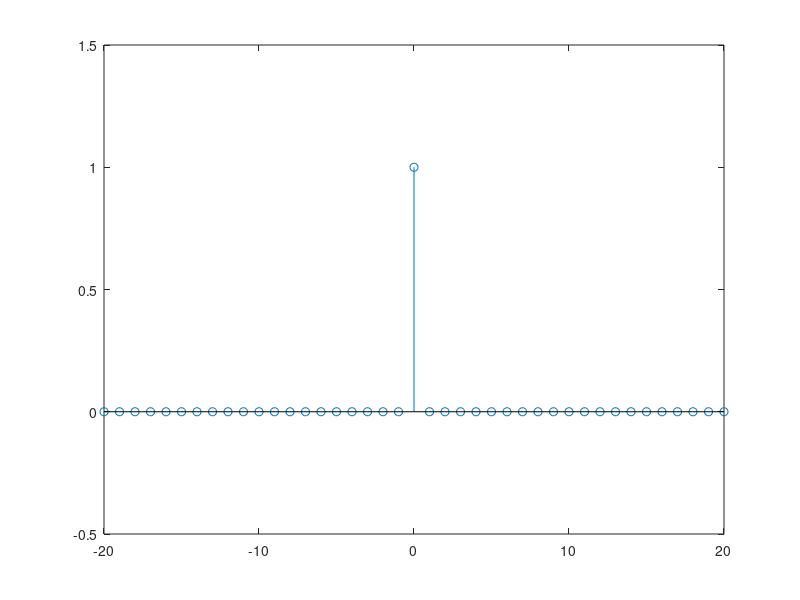

Recreate this plot in MATLAB.
%Unit Impulse Signal of Discrete time signal.

%Reference:
%Youtube: https://www.youtube.com/watch?v=s_9z4Yx3Pd8
%Youtube: https://www.youtube.com/watch?v=B-dHgVoYB78

clc;                        %Clears the command window and homes the cursor.
clear all;                  %Clear variables and functions from memory.
clf;                        %Clear current figure.

%Defining The Original Signal {x(n)}.

n=-20:1:20;                     %Defining the x axis.
x=[zeros(1,20) 1 zeros(1,20)];
%x=[0,0,...,0,1,0,...,0];
stem(n,x);                      %Stem use for discrete signal.
axis([-20 20 -0.5 1.5]);        %AXIS([XMIN XMAX YMIN YMAX]) sets scaling for the x- and y-axes on the current plot.
